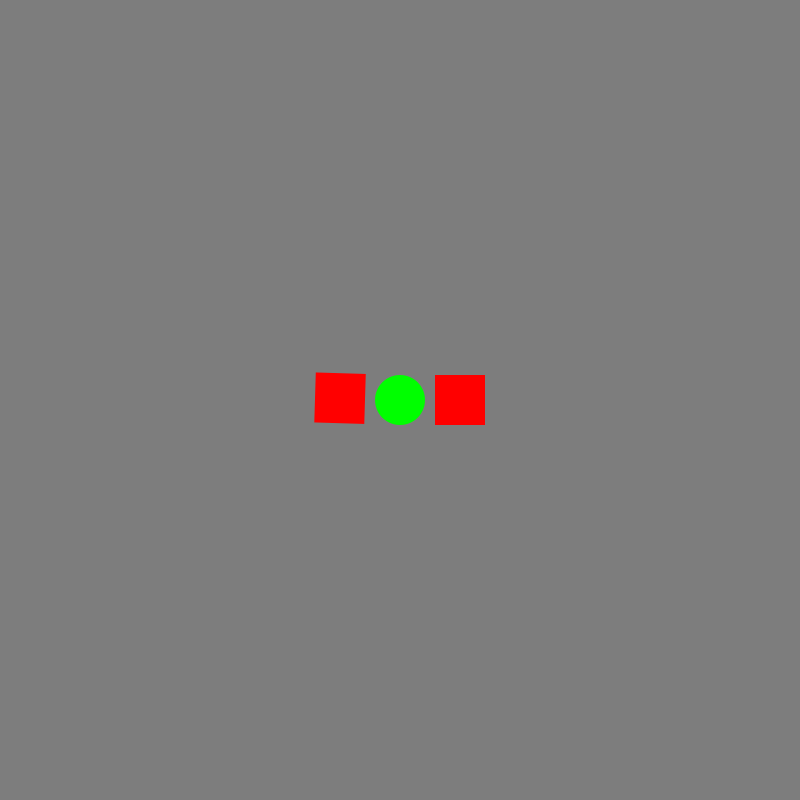
Frame 1 (no input)
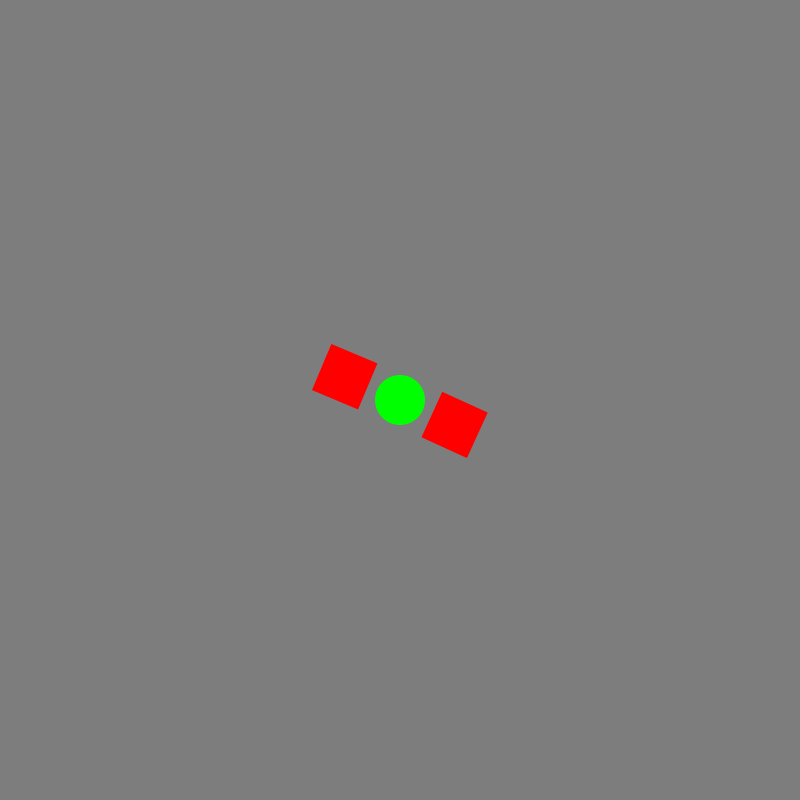
Frame 60 (the mouse pressed at the canvas centre just before this capture)
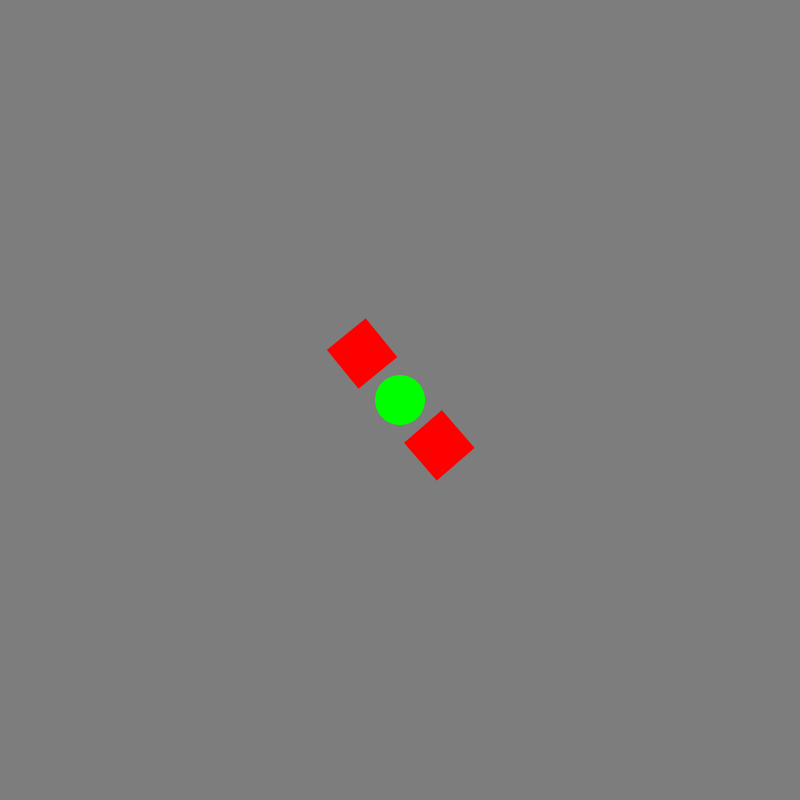
Frame 120 (the mouse held since frame 60 and released just before this capture)

The Processing sketch that drew these frames (run headless with seeded random() and noise(); from frame 60 on, the mouse is pressed at the canvas centre):

// Processing sketch: orbit_and_object_animation_combo
// ── orbit_and_object_animation_combo.pde
Circle c1;

void setup(){
  size(800,800); 
  background(125);
  smooth(8);
  noStroke();
  
  c1 = new Circle();
}

void draw(){
  background(125);
  translate(width/2,height/2);
  c1.display();
}

class Circle{
  
  PVector position;
  PVector end_position;
  PVector start_position;
  int size;
  
  float moveTime;
  
  
  float distance = 60;
  float theta=0;
  float orbitspeed = .03;
  
  Circle(){
    position = new PVector(0,0);
    end_position = new PVector(0,0);
    size = 50;
    moveTime = 1/60.0;
  }
  
  void update(){
    position.x = lerp(position.x, end_position.x, .05);
    position.y = lerp(position.y, end_position.y, .05);
  }
  
  void display(){
    
    update();
    pushMatrix();
    fill(0,255,0);
    
   //Reset Coordinate system
    translate(position.x,position.y);
    
    
    ellipse(0,0,size,size);
    
    rectMode(CENTER);
    //Circle 1
    pushMatrix();
    rotate(theta);
    translate(distance,0);
    fill(255,0,0);
    rect(0,0,size,size);
    theta += orbitspeed;
    popMatrix();
    
    //Circle 2
    pushMatrix();
    rotate(theta+PI);
    translate(distance,0);
    
    fill(255,0,0);
    
    rect(0,0,size,size);
    theta += orbitspeed;
    popMatrix();
    
    popMatrix();
  }
  
  void setPosition(float x, float y){
    position.set(x,y);
    end_position.set(x,y);
  }
  
  void moveTo(float x, float y){
    end_position.set(x,y);
  }
}


void keyPressed(){
  //Input Modulation
  if (keyCode == UP){
    c1.setPosition(50,50);
  } else if (keyCode == DOWN){
    c1.moveTo(100,100);
  } else if (keyCode == LEFT){
  } else if (keyCode == RIGHT){
  }
}


void mousePressed(){
  c1.moveTo(mouseX-width/2,mouseY-height/2); 
}
